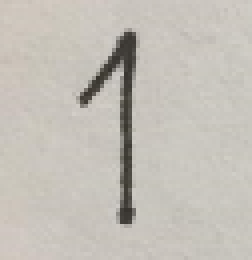
#> input picture images/Camilo_1.png, 63 x 65 px (shown 4 times larger)
$ python -i load_models.py   (imports and definitions only)   (older library calls are emulated)
#> lines starting #> are read from the running program, lines starting #| are printed output that depends on the picture; after the words box and inside, x2 and y2 are one past the last pixel; in counts of white or black regions, pixels touching at a corner belong together


import pandas as pd
import numpy as np
from sklearn.model_selection import train_test_split
from keras.utils import to_categorical
from sklearn.preprocessing import StandardScaler
from sklearn.decomposition import PCA
from sklearn.neighbors import KNeighborsClassifier
from sklearn.linear_model import LogisticRegression
import cv2
import matplotlib.pyplot as plt
from keras.optimizers import RMSprop

# [1 line that did not run here, left out]
# [1 line that did not run here, left out]
# [1 line that did not run here, left out]
# [1 line that did not run here, left out]
# [1 line that did not run here, left out]

def imprime_num(img):
    return plt.imshow(np.array(img).reshape(28,28), cmap='gray')


## Escalamiento y PCA
#************************************************************************************************************
Sc = StandardScaler()
# [1 line that did not run here, left out]
# [1 line that did not run here, left out]
# [1 line that did not run here, left out]
pca = PCA(0.7)
# [1 line that did not run here, left out]
# [1 line that did not run here, left out]
# [8 lines of commented-out code are left out]
knn = KNeighborsClassifier(n_neighbors = 9)
# [1 line that did not run here, left out]

def predict_knn(img, knn_entrenado):
    return knn_entrenado.predict(img)

## Regresión logística
#************************************************************************************************************
logit = LogisticRegression(solver = 'lbfgs')
# [1 line that did not run here, left out]

def predict_logit(img, logit_entrenado):
    return logit_entrenado.predict(img)

## Red Neuronal
#************************************************************************************************************
from keras.models import Sequential
from keras.layers import Dense, Dropout, Flatten, Conv2D, MaxPool2D
import keras

input_shape = (28, 28, 1)
num_classes = 10

# Construímos modelo secuencial
# [1 line that did not run here, left out]

# Definimos arquitectura de las capas
# [14 lines not run here, left out]

## Compilamos el modelo
# [1 line that did not run here, left out]
# [4 lines not run here, left out]

#************************************************************************************************************
## Realiza transformaciones de pca y escalamiento
def trans(img, ScX, principal_fit):
    img = ScX.transform(img)
    return principal_fit.transform(img)


## Realiza las predicciones
# [43 lines left out: functions get_image, lee_num, mi_numero, not called in this run]


## Busca números en toda la imagen
#**********************************************************************************************************************


def find_nums(path):
    # Read the input image
#> called with path = 'images/Camilo_1.png'
    im = cv2.imread(path)
#> im is the input picture: shape (65, 63, 3); mean B, G, R 183.6, 191.1, 195.4

    # Convert to grayscale and apply Gaussian filtering
    im_gray = cv2.cvtColor(im, cv2.COLOR_BGR2GRAY)
    im_gray = cv2.GaussianBlur(im_gray, (5, 5), 0)
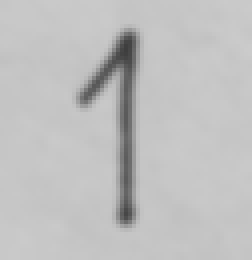
#> im_gray: shape (65, 63) (shown 4 times larger); min 62, max 203, mean 191.6

    # Threshold the image
    blurred = cv2.cvtColor(im, cv2.COLOR_BGR2GRAY)
    blurred = cv2.GaussianBlur(blurred, (5, 5), 0)
    T, thresh = cv2.threshold(blurred, 180, 220, cv2.THRESH_BINARY)
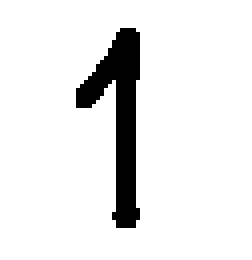
#> thresh: shape (65, 63) (shown 4 times larger); values 0 (black) and 220 (white), 91.6% white; 1 black region, box (x1, y1, x2, y2) and area: (19, 7, 35, 57) 345

    ret, im_th = cv2.threshold(thresh, 120, 255, cv2.THRESH_BINARY_INV)
#> im_th: shape (65, 63); 8.4% white; 1 white region

    # Find contours in the image
    _, ctrs, hier = cv2.findContours(im_th.copy(), cv2.RETR_EXTERNAL, cv2.CHAIN_APPROX_SIMPLE)
#> ctrs = 1 contour; box (x1, y1, x2, y2) and area: (19, 7, 35, 57) 283

    # Get rectangles contains each contour
    rects = [cv2.boundingRect(ctr) for ctr in ctrs]
#> rects = [(19, 7, 16, 50)]

    # For each rectangular region, calculate HOG features and predict
    # the digit using Linear SVM.
    for rect in rects:
        # Draw the rectangles
        cv2.rectangle(im, (rect[0], rect[1]), (rect[0] + rect[2], rect[1] + rect[3]), (0, 255, 0), 3)

        # Make the rectangular region around the digit
        leng = int(rect[3] * 1)
        pt1 = int(rect[1] + rect[3] // 2 - leng // 2)
        pt2 = int(rect[0] + rect[2] // 2 - leng // 2)
        roi = im_th[pt1:pt1+leng, pt2:pt2+leng]

        # Resize the image
        if roi.shape[0] == 0 or roi.shape[1] == 0:
            continue

        roi = cv2.resize(roi, (28, 28), interpolation=cv2.INTER_AREA)
        roi = roi.reshape(-1,28,28,1)

        nnet = np.argmax(model.predict(roi))
        #print(nnet)
        cv2.putText(im, str(int(nnet)), (rect[0], rect[1]),
                    cv2.FONT_HERSHEY_DUPLEX, 1.5, (255, 0, 0), 3)
#> this loop made 1 pass
#> (rect, leng, pt1, pt2) on pass 1: ((19, 7, 16, 50), 50, 7, 2)
#> pass 1, in find_nums, `roi = im_th[pt1:pt1+leng, pt2:pt2+leng]`:
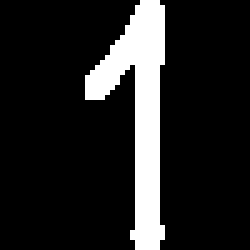
#> roi: shape (50, 50) (shown 5 times larger); 13.8% white; 1 white region, box (x1, y1, x2, y2) and area: (17, 0, 33, 50) 345
#> pass 1, in find_nums, `roi = cv2.resize(roi, (28, 28), interpolation=cv2.INTER_AREA)`:
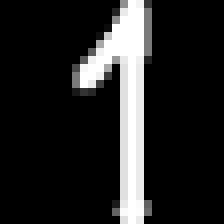
#> roi: shape (28, 28) (shown 8 times larger); min 0, max 255, mean 35.2
#> after the loop:
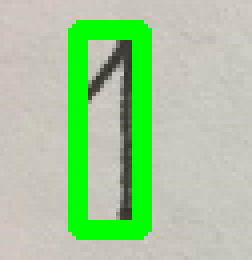
#> im: shape (65, 63, 3) (shown 4 times larger); 15.82% of pixels changed, all inside (x1, y1, x2, y2) = (17, 5, 38, 60)

    plt.imshow(im, cmap='gray')
    #plt.imshow(im_th)
    cv2.imwrite('./results/image.png',im)

#> (the run stopped early here; a loop or call above may not have finished)

$ run again, on images/Camilo_2.png
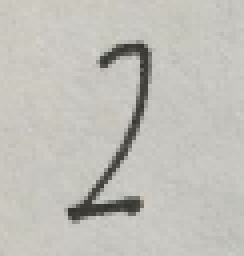
#> input picture images/Camilo_2.png, 61 x 64 px (shown 4 times larger)
#> in find_nums, im is the input picture: shape (64, 61, 3); mean B, G, R 185, 191.2, 192.7
#> in find_nums, `T, thresh = cv2.threshold(blurred, 180, 220, cv2.THRESH_BINARY)`:
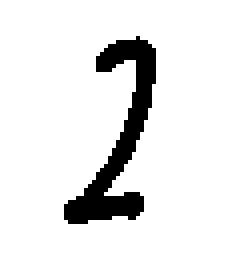
#> thresh: shape (64, 61) (shown 4 times larger); values 0 (black) and 220 (white), 90.5% white; 1 black region, box (x1, y1, x2, y2) and area: (16, 9, 39, 56) 370
#> im_th: shape (64, 61); 9.5% white; 1 white region
#> ctrs = 1 contour; box (x1, y1, x2, y2) and area: (16, 9, 39, 56) 301
#> rects = [(16, 9, 23, 47)]
#> the loop in find_nums, `for rect in rects:` made 1 pass
#> (rect, leng, pt1, pt2) on pass 1: ((16, 9, 23, 47), 47, 9, 4)
#> after the loop in find_nums, `for rect in rects:`:
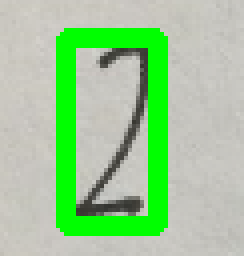
#> im: shape (64, 61, 3) (shown 4 times larger); 17.62% of pixels changed, all inside (x1, y1, x2, y2) = (14, 7, 42, 59)

$ run again, on images/Camilo_3.png
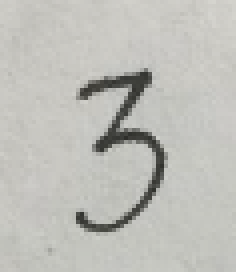
#> input picture images/Camilo_3.png, 59 x 68 px (shown 4 times larger)
#> in find_nums, im is the input picture: shape (68, 59, 3); mean B, G, R 185.1, 190.5, 190.6
#> in find_nums, `T, thresh = cv2.threshold(blurred, 180, 220, cv2.THRESH_BINARY)`:
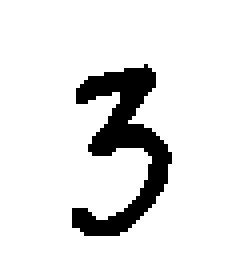
#> thresh: shape (68, 59) (shown 4 times larger); values 0 (black) and 220 (white), 89.2% white; 1 black region, box (x1, y1, x2, y2) and area: (18, 16, 43, 59) 433
#> im_th: shape (68, 59); 10.8% white; 1 white region
#> ctrs = 1 contour; box (x1, y1, x2, y2) and area: (18, 16, 43, 59) 358
#> rects = [(18, 16, 25, 43)]
#> the loop in find_nums, `for rect in rects:` made 1 pass
#> (rect, leng, pt1, pt2) on pass 1: ((18, 16, 25, 43), 43, 16, 9)
#> after the loop in find_nums, `for rect in rects:`:
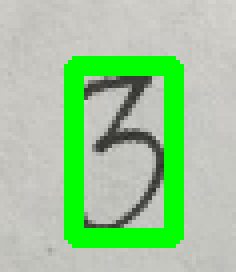
#> im: shape (68, 59, 3) (shown 4 times larger); 16.65% of pixels changed, all inside (x1, y1, x2, y2) = (16, 14, 46, 62)

$ run again, on images/Camilo_4.png
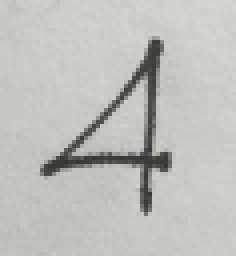
#> input picture images/Camilo_4.png, 59 x 64 px (shown 4 times larger)
#> in find_nums, im is the input picture: shape (64, 59, 3); mean B, G, R 186.8, 192, 191.3
#> in find_nums, `T, thresh = cv2.threshold(blurred, 180, 220, cv2.THRESH_BINARY)`:
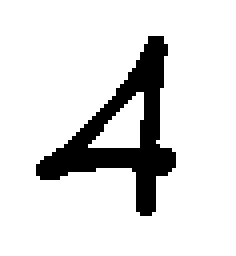
#> thresh: shape (64, 59) (shown 4 times larger); values 0 (black) and 220 (white), 86.8% white; 1 black region, box (x1, y1, x2, y2) and area: (9, 9, 44, 54) 498
#> im_th: shape (64, 59); 13.2% white; 1 white region
#> ctrs = 1 contour; box (x1, y1, x2, y2) and area: (9, 9, 44, 54) 542
#> rects = [(9, 9, 35, 45)]
#> the loop in find_nums, `for rect in rects:` made 1 pass
#> (rect, leng, pt1, pt2) on pass 1: ((9, 9, 35, 45), 45, 9, 4)
#> after the loop in find_nums, `for rect in rects:`:
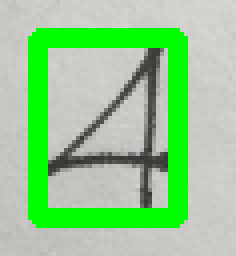
#> im: shape (64, 59, 3) (shown 4 times larger); mean B, G, R 146.7, 204, 150.2
